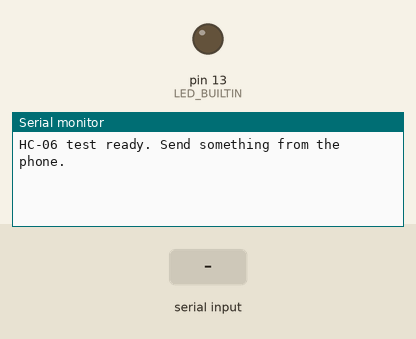
Bench run of a sketch on a simulated Arduino Uno, built with avr-gcc and run on an emulated ATmega328P. On the bench: output pins drawn as LEDs (lit = HIGH), the last lines printed to the serial monitor. Inputs (shaded band) come from the test bench.

Above: at 1.2 s.
1.3 s: "1\n" received over the second serial link
At 1.31 s:
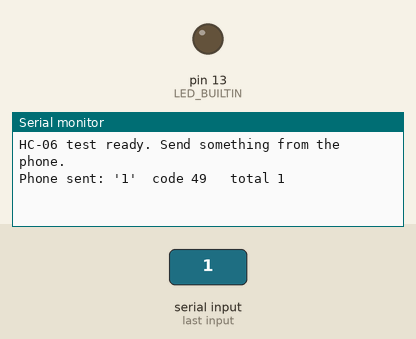
At 2.8 s:
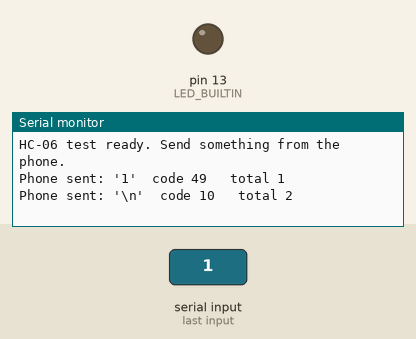

Measured:
- after the input at 1.3 s, the serial monitor: prints a new line at once (image 1)

The sketch:

HC06_Test.ino
```cpp
// HC-06 test - passes everything straight through, nothing else.
//
// WIRING:  HC-06 TXD -> D2   HC-06 RXD -> D3   VCC -> 5V   GND -> GND
//
// 1) Upload, open Tools > Serial Monitor at 9600 baud.
// 2) Connect your phone to the HC-06 (LED goes from fast blinking to steady).
// 3) Send something from the phone (any button or the app's terminal):
//      it appears in the Serial Monitor as  Phone sent: 'F'  (and its code).
//    => the HC-06 IS sending to the Arduino.
// 4) Type something in the Serial Monitor and press Enter:
//      it appears on the phone (in the app's terminal / reply line).
//    => the Arduino IS sending to the HC-06.
// 5) Before connecting the phone, set the Serial Monitor line ending to
//    "No line ending" and type  AT  then Enter. A working HC-06 answers  OK
//    (only while NO phone is connected).

#include <SoftwareSerial.h>

SoftwareSerial btSerial(2, 3); // RX, TX
unsigned long received = 0;

void setup() {
  Serial.begin(9600);
  btSerial.begin(9600);
  pinMode(LED_BUILTIN, OUTPUT);
  Serial.println(F("HC-06 test ready. Send something from the phone."));
}

void loop() {
  // Phone -> HC-06 -> Arduino
  if (btSerial.available() > 0) {
    char c = btSerial.read();
    received++;
    digitalWrite(LED_BUILTIN, !digitalRead(LED_BUILTIN));  // L LED flips for every character
    Serial.print(F("Phone sent: '"));
    if (c == '\n') Serial.print(F("\\n"));
    else if (c == '\r') Serial.print(F("\\r"));
    else Serial.print(c);
    Serial.print(F("'  code "));
    Serial.print((int)c);
    Serial.print(F("   total "));
    Serial.println(received);
  }

  // Serial Monitor -> Arduino -> HC-06 -> phone
  if (Serial.available() > 0) {
    btSerial.write(Serial.read());
  }
}
```
